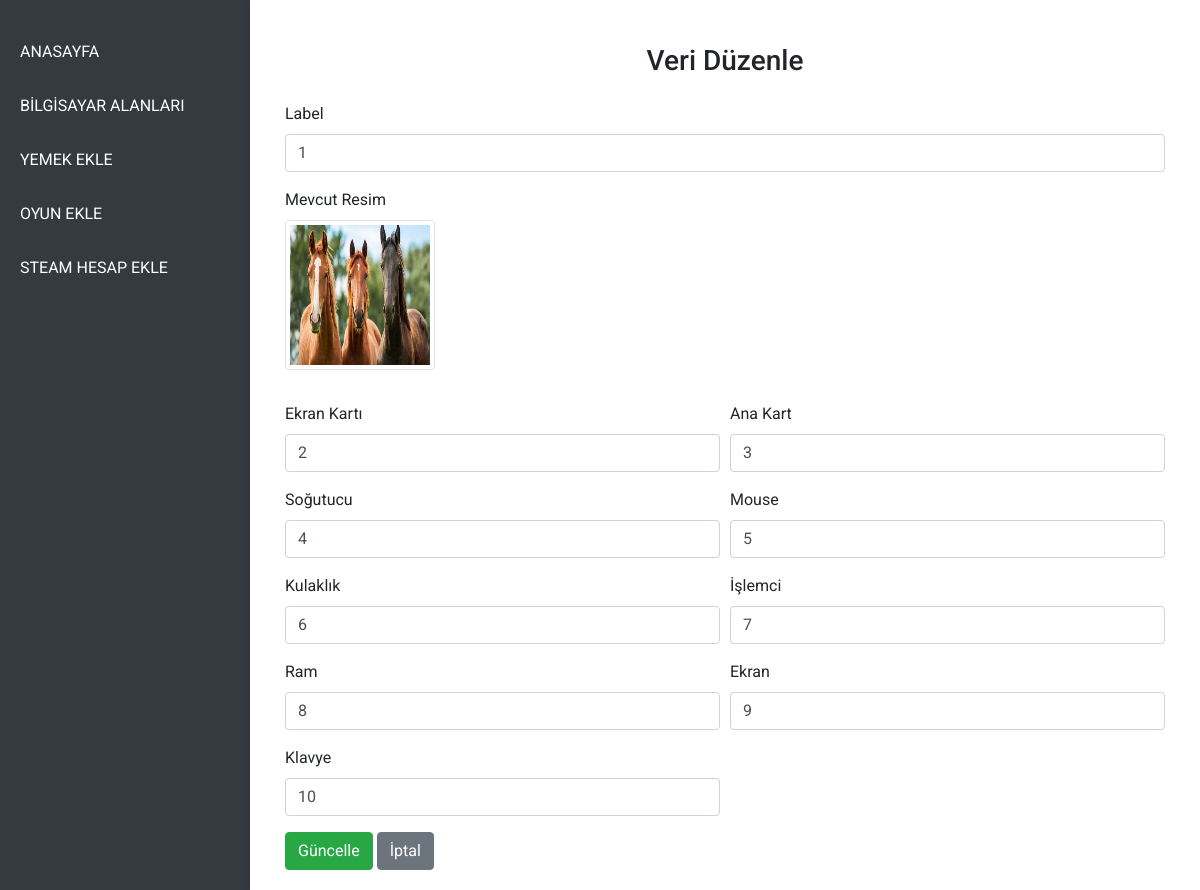
Before: /updatecomputerfields/1 with the older database file.
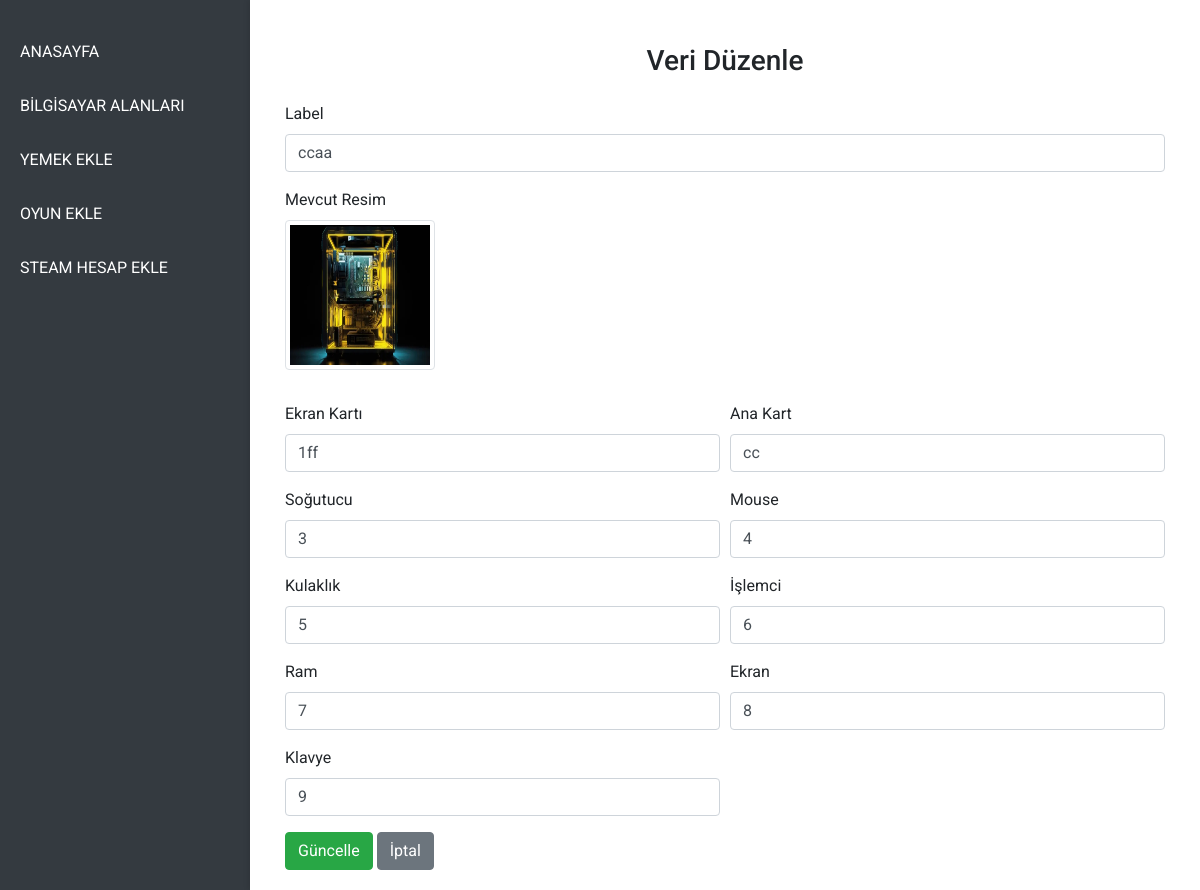
After: the same page with the newer database file.
### models.py (models this page shows)
class tblcomputerfiles(db.Model):
    id = db.Column(db.Integer, primary_key=True)
    label = db.Column(db.String(100), unique=False, nullable=True)
    path = db.Column(db.String(50), unique=False, nullable=True)
    videocard = db.Column(db.String(100), unique=False, nullable=True)
    mothercard = db.Column(db.String(100), unique=False, nullable=True)
    freez = db.Column(db.String(100), unique=False, nullable=True)
    mouse = db.Column(db.String(100), unique=False, nullable=True)
    headphone = db.Column(db.String(100), unique=False, nullable=True)
    processor = db.Column(db.String(100), unique=False, nullable=True)
    ram = db.Column(db.String(100), unique=False, nullable=True)
    screen = db.Column(db.String(100), unique=False, nullable=True)
    keyboard = db.Column(db.String(100), unique=False, nullable=True)

### app.py (the view, shortened to what this page needs)
@app.route("/updatecomputerfields/<int:id>", methods=['GET', 'POST'])
def updatecomputerfields(id):
    computerfields = tblcomputerfiles.query.filter_by(id = id).first()
    if computerfields is None:
        print("böyle bir veri yok: not bunlar için bir şey yap fatih 404 için")
    all_images = []
    target_folder = os.path.join(UPLOAD_FOLDER, 'computerfields')
    if os.path.exists(target_folder):
        all_images = [file for file in os.listdir(target_folder)
                    if file.lower().endswith(('png', 'jpg', 'jpeg', 'gif', 'webp'))]
    return render_template("/updatepage/updatecomputerfields.html", computerfields=computerfields, all_images=all_images)

### templates/updatepage/updatecomputerfields.html (shortened to what this page needs)
{% extends "adminlayout.html" %}
{% block main %}
<div class="container-fluid mt-4">
    <h3 class="mb-4">Veri Düzenle</h3>
    <form method="POST" enctype="multipart/form-data">
        <div class="form-group">
            <label for="label">Label</label>
            <input autocomplete="off" type="text" name="label" id="label" class="form-control" value="{{computerfields.label}}">
        </div>
        <div class="form-group">
            <label for="image">Mevcut Resim</label><br>
            <img  src="../{{computerfields.path}}"
                 alt="photo" class="img-thumbnail mb-3" style="width: 150px; height: 150px;" onclick="showPopup()">
        </div>
        <div class="form-row">
            <div class="form-group col-md-6">
                <label for="videocard">Ekran Kartı</label>
                <input autocomplete="off" type="text" name="videocard" id="videocard" class="form-control" value="{{computerfields.videocard}}">
            </div>
            <div class="form-group col-md-6">
                <label for="mothercard">Ana Kart</label>
                <input autocomplete="off" type="text" name="mothercard" id="mothercard" class="form-control" value="{{computerfields.mothercard}}">
            </div>
        </div>
        <div class="form-row">
            <div class="form-group col-md-6">
                <label for="freez">Soğutucu</label>
                <input autocomplete="off" type="text" name="freez" id="freez" class="form-control" value="{{computerfields.freez}}">
            </div>
            <div class="form-group col-md-6">
                <label for="mouse">Mouse</label>
                <input autocomplete="off" type="text" name="mouse" id="mouse" class="form-control" value="{{computerfields.mouse}}">
            </div>
        </div>
        <div class="form-row">
            <div class="form-group col-md-6">
                <label for="headphone">Kulaklık</label>
                <input autocomplete="off" type="text" name="headphone" id="headphone" class="form-control" value="{{computerfields.headphone}}">
            </div>
            <div class="form-group col-md-6">
                <label for="processor">İşlemci</label>
                <input autocomplete="off" type="text" name="processor" id="processor" class="form-control" value="{{computerfields.processor}}">
            </div>
        </div>
        <div class="form-row">
            <div class="form-group col-md-6">
                <label for="ram">Ram</label>
                <input autocomplete="off" type="text" name="ram" id="ram" class="form-control" value="{{computerfields.ram}}">
            </div>
            <div class="form-group col-md-6">
                <label for="screen">Ekran</label>
                <input autocomplete="off" type="text" name="screen" id="screen" class="form-control" value="{{computerfields.screen}}">
            </div>
        </div>
        <div class="form-row">
            <div class="form-group col-md-6">
                <label for="keyboard">Klavye</label>
                <input autocomplete="off" type="text" name="keyboard" id="keyboard" class="form-control" value="{{computerfields.keyboard}}">
            </div>
        </div>
        <button type="submit" onclick="updatetextandmedia()" class="btn btn-success">Güncelle</button>
        <a href="/" class="btn btn-secondary">İptal</a>
    </form>
</div>
{% endblock %}

### templates/adminlayout.html (shortened to what this page needs)
<!DOCTYPE html>
<html lang="en">
<head>
    <link rel="stylesheet" href="https://maxcdn.bootstrapcdn.com/bootstrap/4.0.0-beta/css/bootstrap.min.css">
    <link rel="stylesheet" href="https://cdnjs.cloudflare.com/ajax/libs/font-awesome/4.5.0/css/font-awesome.min.css">
    <link href="https://fonts.googleapis.com/css?family=Roboto" rel="stylesheet"> <link rel='stylesheet' href='https://cdnjs.cloudflare.com/ajax/libs/twitter-bootstrap/4.0.0-beta/css/bootstrap.min.css'>
    <link rel='stylesheet' href='https://cdnjs.cloudflare.com/ajax/libs/font-awesome/4.5.0/css/font-awesome.min.css'>
    <link rel="stylesheet" href="static/css/admin/indexadmin.css">
    <link rel="stylesheet" href="../static/css/admin/indexadmin.css">
</head>
<body>
    <div class="main">
        <div class="leftbar">
            <ul>
                <li class="nav-item"><a class="nav-link" href="/indexa">ANASAYFA</a></li>
                <li class="nav-item"><a class="nav-link" href="/computerfields">BİLGİSAYAR ALANLARI</a></li>
                <li class="nav-item"><a class="nav-link" href="/foodsadd">YEMEK EKLE</a></li>
                <li class="nav-item"><a class="nav-link" href="/gamesadd">OYUN EKLE</a></li>
                <li class="nav-item"><a class="nav-link" href="/steamsadd">STEAM HESAP EKLE</a></li>
            </ul>
        </div>
        <div class="rightbar">
            {% block main %}{% endblock %}
        </div>
    </div>
</body>
</html>

### static/css/admin/indexadmin.css (style rules this page uses)
body, html { margin: 0; padding: 0; font-family: 'Roboto', sans-serif; height: 100%; background-color: #f8f9fa; }
.main { display: flex; height: 100vh; }
.leftbar { width: 250px; background-color: #343a40; color: #fff; display: flex; flex-direction: column; padding-top: 20px; box-shadow: 2px 0 5px rgba(0, 0, 0, 0.3); }
.leftbar ul { list-style: none; padding: 0; margin: 0; }
.leftbar .nav-item { margin: 10px 0; }
.leftbar .nav-link { color: #fff; text-decoration: none; padding: 10px 20px; display: block; font-size: 16px; transition: background 0.3s ease, padding-left 0.3s ease; }
.rightbar { flex-grow: 1; padding: 20px; background-color: #ffffff; overflow-y: auto; box-shadow: -2px 0 5px rgba(0, 0, 0, 0.1); }
h3 { text-align: center; }

Changed rows visible on the page:
changed tblcomputerfiles: label "1" → "ccaa"; path: a different picture; videocard "2" → "1ff"; mothercard "3" → "cc"; freez "4" → "3"; mouse "5" → "4"; headphone "6" → "5"; processor "7" → "6"; ram "8" → "7"; screen "9" → "8"; keyboard "10" → "9"
